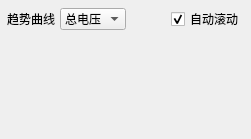
               <widget class="QFrame" name="frameTrend">
                <property name="maximumSize">
                 <size>
                  <width>16777215</width>
                  <height>180</height>
                 </size>
                </property>
                <property name="minimumSize">
                 <size>
                  <width>0</width>
                  <height>138</height>
                 </size>
                </property>
                <property name="panel" stdset="0">
                 <bool>true</bool>
                </property>
                <layout class="QVBoxLayout" name="verticalLayoutTrend">
                 <property name="spacing">
                  <number>5</number>
                 </property>
                 <property name="bottomMargin">
                  <number>7</number>
                 </property>
                 <property name="rightMargin">
                  <number>7</number>
                 </property>
                 <property name="topMargin">
                  <number>7</number>
                 </property>
                 <property name="leftMargin">
                  <number>7</number>
                 </property>
                 <item>
                  <layout class="QHBoxLayout" name="horizontalLayoutTrendHeader">
                   <item>
                    <widget class="QLabel" name="labelTrendTitle">
                     <property name="text">
                      <string>趋势曲线</string>
                     </property>
                     <property name="role" stdset="0">
                      <string>sectionTitle</string>
                     </property>
                    </widget>
                   </item>
                   <item>
                    <layout class="QHBoxLayout" name="horizontalLayoutTrendControls">
                     <item>
                      <widget class="QComboBox" name="comboTrendMetric">
                       <item>
                        <property name="text">
                         <string>总电压</string>
                        </property>
                       </item>
                       <item>
                        <property name="text">
                         <string>电流</string>
                        </property>
                       </item>
                       <item>
                        <property name="text">
                         <string>温度</string>
                        </property>
                       </item>
                      </widget>
                     </item>
                     <item>
                      <spacer name="horizontalSpacerTrend">
                       <property name="orientation">
                        <enum>Qt::Orientation::Horizontal</enum>
                       </property>
                       <property name="sizeHint" stdset="0">
                        <size>
                         <width>40</width>
                         <height>20</height>
                        </size>
                       </property>
                      </spacer>
                     </item>
                     <item>
                      <widget class="QCheckBox" name="checkAutoScrollTrend">
                       <property name="text">
                        <string>自动滚动</string>
                       </property>
                       <property name="checked">
                        <bool>true</bool>
                       </property>
                      </widget>
                     </item>
                    </layout>
                   </item>
                  </layout>
                 </item>
                 <item>
                  <widget class="TrendChart" name="widgetTrendChart" native="true">
                   <property name="minimumSize">
                    <size>
                     <width>0</width>
                     <height>96</height>
                    </size>
                   </property>
                  </widget>
                 </item>
                </layout>
               </widget>
